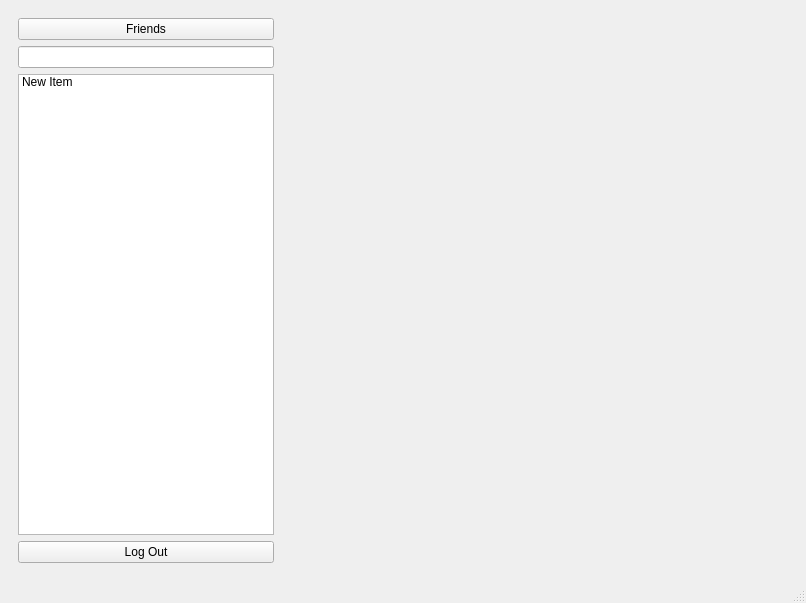
<?xml version="1.0" encoding="UTF-8"?>
<ui version="4.0">
 <class>MainWindow</class>
 <widget class="QMainWindow" name="MainWindow">
  <property name="geometry">
   <rect>
    <x>0</x>
    <y>0</y>
    <width>806</width>
    <height>603</height>
   </rect>
  </property>
  <property name="sizePolicy">
   <sizepolicy hsizetype="Expanding" vsizetype="Expanding">
    <horstretch>0</horstretch>
    <verstretch>0</verstretch>
   </sizepolicy>
  </property>
  <property name="windowTitle">
   <string>MainWindow</string>
  </property>
  <widget class="QWidget" name="centralwidget">
   <layout class="QHBoxLayout" name="horizontalLayout">
    <item>
     <widget class="QWidget" name="layoutWidget">
      <property name="sizePolicy">
       <sizepolicy hsizetype="Fixed" vsizetype="Preferred">
        <horstretch>0</horstretch>
        <verstretch>0</verstretch>
       </sizepolicy>
      </property>
      <layout class="QVBoxLayout" name="verticalLayout_2">
       <item>
        <widget class="QPushButton" name="btnFriends">
         <property name="text">
          <string>Friends</string>
         </property>
        </widget>
       </item>
       <item>
        <widget class="QLineEdit" name="searchFrLE"/>
       </item>
       <item>
        <widget class="QListWidget" name="listWidget">
         <property name="sizePolicy">
          <sizepolicy hsizetype="Expanding" vsizetype="Expanding">
           <horstretch>0</horstretch>
           <verstretch>0</verstretch>
          </sizepolicy>
         </property>
         <item>
          <property name="text">
           <string>New Item</string>
          </property>
         </item>
        </widget>
       </item>
       <item>
        <widget class="QPushButton" name="logoutBtn">
         <property name="text">
          <string>Log Out</string>
         </property>
        </widget>
       </item>
      </layout>
     </widget>
    </item>
    <item>
     <widget class="QWidget" name="MainContainerWidget" native="true">
      <property name="sizePolicy">
       <sizepolicy hsizetype="Expanding" vsizetype="Expanding">
        <horstretch>0</horstretch>
        <verstretch>0</verstretch>
       </sizepolicy>
      </property>
      <layout class="QVBoxLayout" name="verticalLayout">
       <property name="spacing">
        <number>0</number>
       </property>
       <property name="leftMargin">
        <number>0</number>
       </property>
       <property name="topMargin">
        <number>0</number>
       </property>
       <property name="rightMargin">
        <number>0</number>
       </property>
       <property name="bottomMargin">
        <number>0</number>
       </property>
      </layout>
     </widget>
    </item>
   </layout>
  </widget>
  <widget class="QMenuBar" name="menubar">
   <property name="geometry">
    <rect>
     <x>0</x>
     <y>0</y>
     <width>806</width>
     <height>21</height>
    </rect>
   </property>
  </widget>
  <widget class="QStatusBar" name="statusbar"/>
 </widget>
 <resources/>
 <connections/>
</ui>
